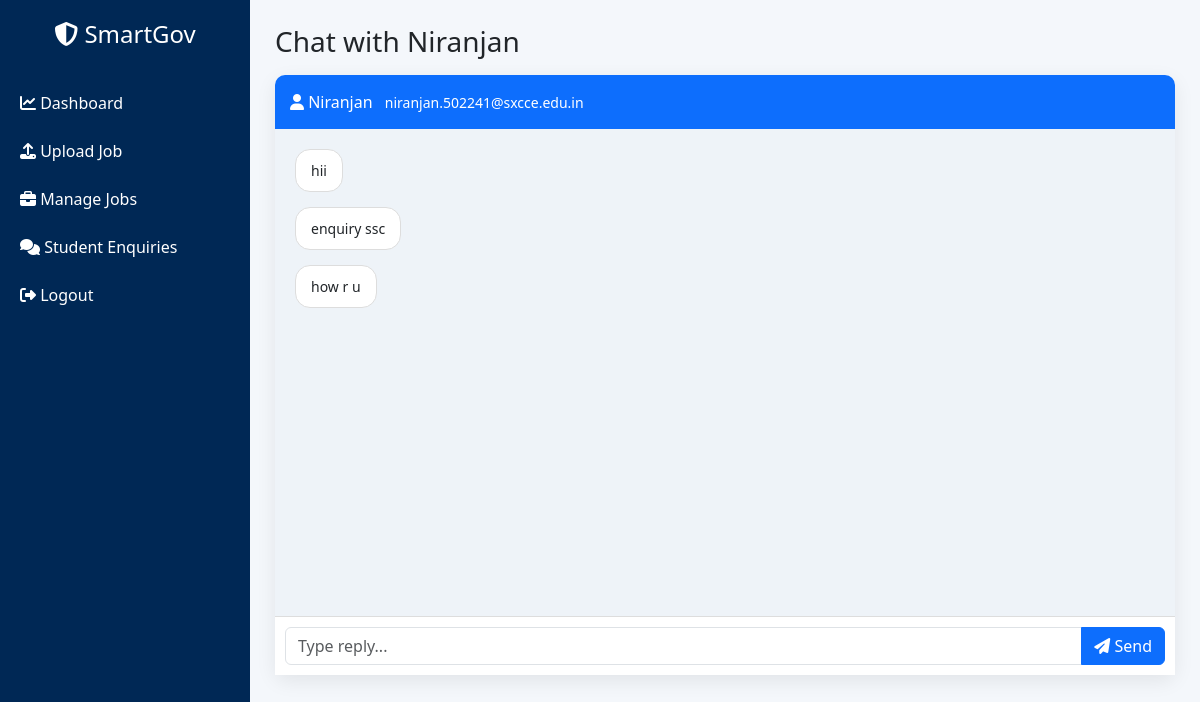
/admin/chat/1 (signed in), run on the app's committed database.
### app.py (models this page shows)
class Student(db.Model):
    id = db.Column(db.Integer, primary_key=True)
    user_id = db.Column(db.String(20), unique=True)
    username = db.Column(db.String(100))
    password = db.Column(db.String(200))
    email = db.Column(db.String(120))
    mobile = db.Column(db.String(20))
    account_created = db.Column(db.DateTime, default=datetime.utcnow)
    last_login = db.Column(db.DateTime)
    otp_status = db.Column(db.Boolean, default=False)
    full_name = db.Column(db.String(150))
    father_name = db.Column(db.String(150))
    mother_name = db.Column(db.String(150))
    dob = db.Column(db.Date)
    age = db.Column(db.Integer)
    gender = db.Column(db.String(20))
    marital_status = db.Column(db.String(50))
    nationality = db.Column(db.String(100))
    religion = db.Column(db.String(100))
    aadhaar = db.Column(db.String(20))
    permanent_address = db.Column(db.Text)
    current_address = db.Column(db.Text)
    village = db.Column(db.String(100))
    district = db.Column(db.String(100))
    state = db.Column(db.String(100))
    pincode = db.Column(db.String(10))
    category = db.Column(db.String(50))
    sub_category = db.Column(db.String(100))
    caste_certificate = db.Column(db.String(100))
    creamy_layer = db.Column(db.String(50))
    ews_certificate = db.Column(db.String(100))
    pwd = db.Column(db.String(20))
    disability_type = db.Column(db.String(100))
    disability_percentage = db.Column(db.String(50))
    ex_serviceman = db.Column(db.String(20))
    defence_ward = db.Column(db.String(20))
    freedom_fighter = db.Column(db.String(20))
    sports_quota = db.Column(db.String(20))
    tenth_board = db.Column(db.String(100))
    tenth_school = db.Column(db.String(200))
    tenth_year = db.Column(db.String(10))
    tenth_percentage = db.Column(db.String(10))
    tenth_subjects = db.Column(db.String(200))
    twelfth_board = db.Column(db.String(100))
    twelfth_stream = db.Column(db.String(50))
    twelfth_school = db.Column(db.String(200))
    twelfth_year = db.Column(db.String(10))
    twelfth_percentage = db.Column(db.String(10))
    twelfth_subjects = db.Column(db.String(200))
    diploma_course = db.Column(db.String(150))
    diploma_branch = db.Column(db.String(150))
    diploma_institute = db.Column(db.String(200))
    diploma_university = db.Column(db.String(200))
    diploma_year = db.Column(db.String(10))
    diploma_percentage = db.Column(db.String(10))
    ug_degree = db.Column(db.String(100))
    ug_branch = db.Column(db.String(150))
    ug_college = db.Column(db.String(200))
    ug_university = db.Column(db.String(200))
    ug_mode = db.Column(db.String(50))
    ug_year = db.Column(db.String(10))
    ug_percentage = db.Column(db.String(10))
    pg_degree = db.Column(db.String(100))
    pg_specialization = db.Column(db.String(150))
    pg_college = db.Column(db.String(200))
    pg_university = db.Column(db.String(200))
    pg_year = db.Column(db.String(10))
    pg_percentage = db.Column(db.String(10))
    phd = db.Column(db.String(100))
    professional_courses = db.Column(db.String(200))
    certifications = db.Column(db.String(200))
    ncc_certificate = db.Column(db.String(20))
    ncc_division = db.Column(db.String(50))
    ncc_grade = db.Column(db.String(10))
    service_preference = db.Column(db.String(50))

class ChatMessage(db.Model):
    id = db.Column(db.Integer, primary_key=True)
    student_id = db.Column(db.Integer)
    sender = db.Column(db.String(20))   # admin / student
    message = db.Column(db.Text)
    timestamp = db.Column(db.DateTime, default=datetime.utcnow)
    is_read = db.Column(db.Boolean, default=False)

### app.py (the view)
@app.route("/admin/chat/<int:student_id>")
def admin_chat_user(student_id):
    if "admin" not in session:
        return redirect(url_for("admin_login"))
    student = Student.query.get(student_id)
    messages = ChatMessage.query.filter_by(
        student_id=student_id
    ).order_by(ChatMessage.timestamp.asc()).all()
    ChatMessage.query.filter_by(
        student_id=student_id,
        sender="student"
    ).update({"is_read": True})
    db.session.commit()
    return render_template(
        "admin_chat.html",
        student=student,
        messages=messages
    )

### templates/admin_chat.html (shortened to what this page needs)
<!DOCTYPE html>
<html lang="en">
<head>
<link href="https://cdn.jsdelivr.net/npm/bootstrap@5.3.2/dist/css/bootstrap.min.css" rel="stylesheet">
<link href="https://cdnjs.cloudflare.com/ajax/libs/font-awesome/6.5.0/css/all.min.css" rel="stylesheet">
</head>
<body>
<div class="sidebar">
<h4><i class="fa fa-shield-halved"></i> SmartGov</h4>
<a href="/admin/dashboard">
<i class="fa fa-chart-line"></i> Dashboard
</a>
<a href="/admin/upload_job">
<i class="fa fa-upload"></i> Upload Job
</a>
<a href="/admin/jobs">
<i class="fa fa-briefcase"></i> Manage Jobs
</a>
<a href="/admin/chat">
<i class="fa fa-comments"></i> Student Enquiries
</a>
<a href="/admin/logout">
<i class="fa fa-sign-out-alt"></i> Logout
</a>
</div>
<div class="main">
<h3 class="mb-3">Chat with {{student.full_name}}</h3>
<div class="chat-container">
<div class="chat-header">
<i class="fa fa-user"></i> {{student.full_name}}
<small class="ms-2">{{student.email}}</small>
</div>
<div class="chat-body" id="chatBox">
{% for m in messages %}
<div class="message {{m.sender}}">
<div class="bubble">
{{m.message}}
</div>
</div>
{% endfor %}
</div>
<div class="chat-footer">
<div class="input-group">
<input type="text"
id="messageInput"
class="form-control"
placeholder="Type reply...">
<button class="btn btn-primary" onclick="sendMessage()">
<i class="fa fa-paper-plane"></i>
Send
</button>
</div>
</div>
</div>
</div>
</body>
</html>

### templates/admin_chat.html (style rules this page uses)
body { background:#f4f7fb; font-family:'Segoe UI',sans-serif; }
.sidebar { height:100vh; background:#002855; color:white; position:fixed; width:250px; padding-top:20px; }
.sidebar h4 { text-align:center; margin-bottom:30px; }
.sidebar a { display:block; color:white; padding:12px 20px; text-decoration:none; }
.main { margin-left:250px; padding:25px; }
.chat-container { background:white; border-radius:10px; box-shadow:0 6px 20px rgba(0,0,0,0.08); height:75vh; display:flex; flex-direction:column; }
.chat-header { background:#0d6efd; color:white; padding:15px; border-radius:10px 10px 0 0; }
.chat-body { flex:1; padding:20px; overflow-y:auto; background:#eef3f8; }
.message { margin-bottom:15px; display:flex; }
.message.student { justify-content:flex-start; }
.bubble { padding:10px 15px; border-radius:15px; max-width:60%; font-size:14px; }
.student .bubble { background:white; border:1px solid #ddd; }
.chat-footer { padding:10px; border-top:1px solid #ddd; background:white; }

### data on the page
Student: full_name "Niranjan", email "niranjan.502241@sxcce.edu.in"
ChatMessage: message "hii"
ChatMessage: message "enquiry ssc"
ChatMessage: message "how r u"
